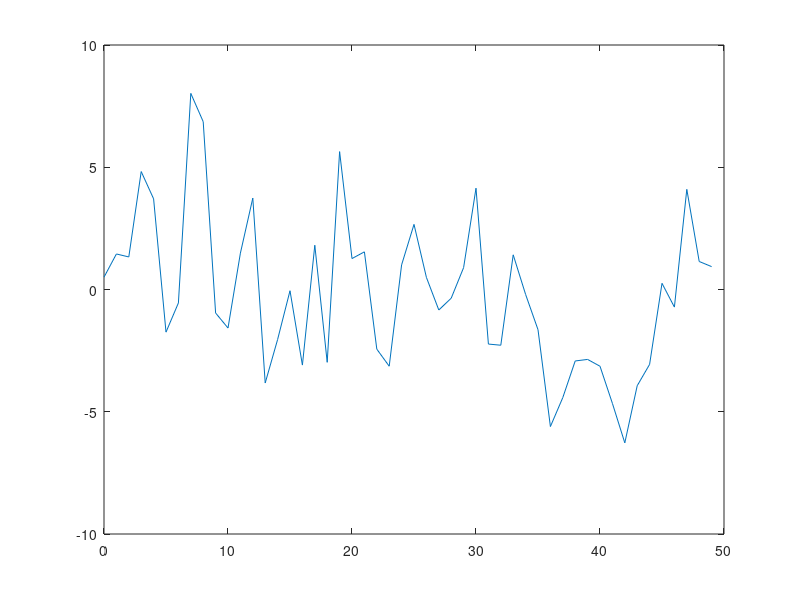

The MATLAB script that drew this image: (Note: this script raises an error after producing the figure.)
frecuencia = 500;
periodo = 1/frecuencia;
longitud = 1500;
t = (0:longitud-1)*periodo;
S = 2*sin(2*pi*t*20)+1.4*sin(2*pi*t*35) + 1.7*sin(2*pi*t*10);
X = S + 3*randn(size(t));

figure(1)
plot(frecuencia*t(1:50), X(1:50))
hold off

%Y = fft(S);
figure(2)
inv = f_eliminar_ruido(X, longitud);

figure(3)
plot(frecuencia*t(1:50), inv(1:50))
% P2 = abs(Y/longitud);
% P1 = P2(1:longitud/2+1);
% P1(2:end-1) = 2*P1(2:end-1);

%plot(f,P1) 
title('Single-Sided Amplitude Spectrum of S(t)')
xlabel('f (Hz)')
ylabel('|P1(f)|')
